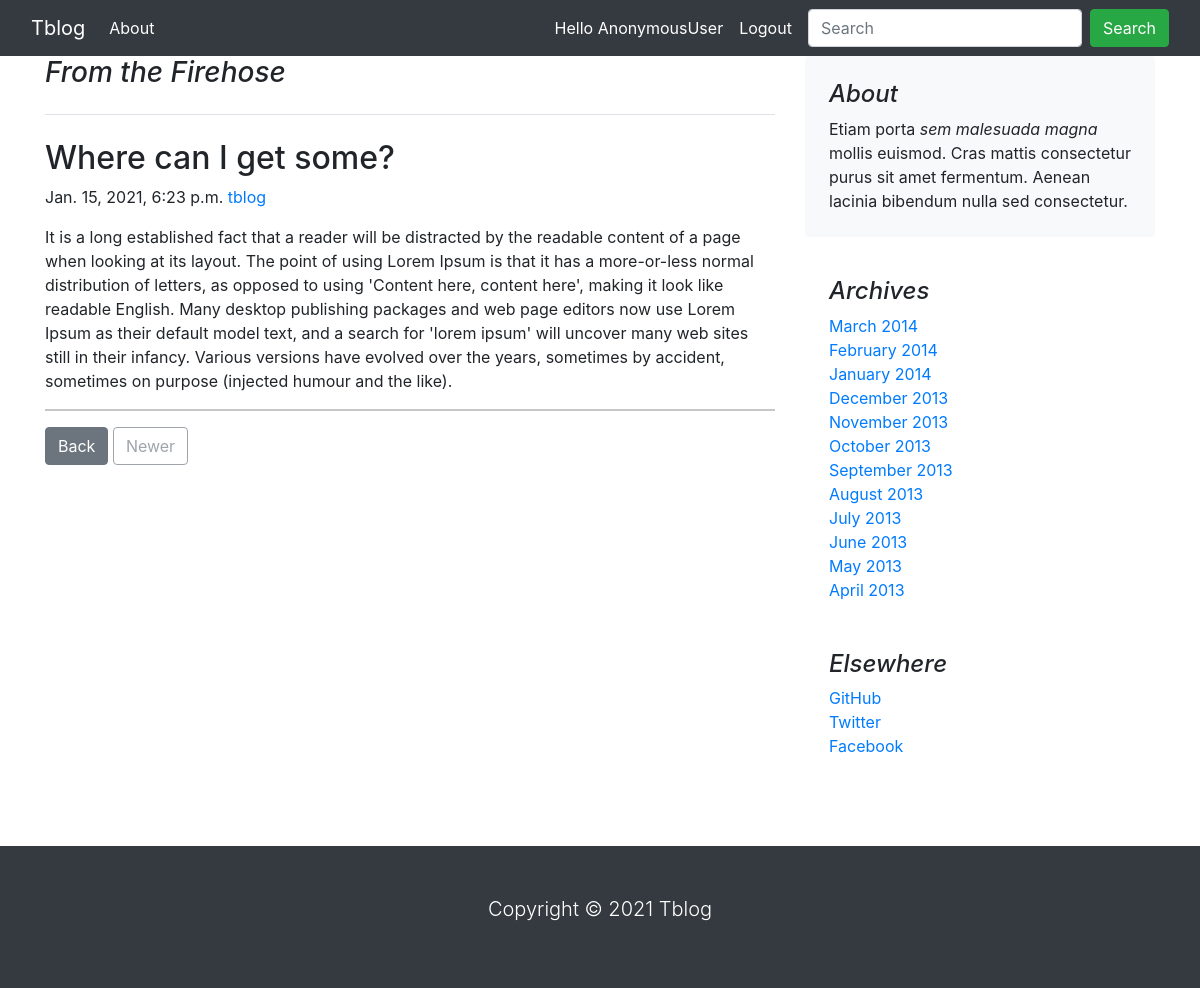
The app's page /travel/where-can-i-get-some with its own data.
### blog/models.py (models this page shows, shortened)
class Post(models.Model):
    title = models.CharField(max_length=150, unique=True)
    slug = models.SlugField(max_length=150, unique=True)
    description = models.TextField()
    publish_date = models.DateTimeField(auto_now_add=True)
    category = models.ForeignKey(Category, on_delete=models.CASCADE)
    author = models.ForeignKey(User, on_delete=models.CASCADE)
    class Meta:
        ordering = ['title']

### blog/views.py (the view)
# urls.py: path('<slug:category_slug>/<slug:post_slug>', views.article_detail, name='post_detail'),
def article_detail(request, category_slug, post_slug):
    try:
        post_detail = Post.objects.get(category__slug=category_slug, slug=post_slug)
    except Exception as e:
        raise e
    return render(request, 'blog/detail_view.html', {'post_detail': post_detail})

### blog/context_processors.py (called while the page is built)
def menu_links(request):
    links = Category.objects.all()
    return dict(links=links)

### blog/templates/blog/detail_view.html (shortened to what this page needs)
{% extends 'base.html' %}
{% block content %}
<main class="container">
    <div class="row">
        <div class="col-md-8">
            <h3 class="pb-4 mb-4 font-italic border-bottom">
                From the Firehose
            </h3>
            <article class="blog-post">
                <h2 class="blog-post-title">{{post_detail.title}}</h2>
                <p class="blog-post-meta">{{post_detail.publish_date}} <a href="#">{{post_detail.author}}</a></p>
                <p>{{post_detail.description }}</p>
                <hr>
            </article>
            <nav class="blog-pagination" aria-label="Pagination">
                <a class="btn btn-secondary" href="{% url 'home' %}">Back</a>
                <a class="btn btn-outline-secondary disabled" href="#" tabindex="-1" aria-disabled="true">Newer</a>
            </nav>
        </div>
        <div class="col-md-4">
            <div class="p-4 mb-3 bg-light rounded">
                <h4 class="font-italic">About</h4>
                <p class="mb-0">Etiam porta <em>sem malesuada magna</em> mollis euismod. Cras mattis consectetur purus
                    sit amet fermentum. Aenean lacinia bibendum nulla sed consectetur.</p>
            </div>
            <div class="p-4">
                <h4 class="font-italic">Archives</h4>
                <ol class="list-unstyled mb-0">
                    <li><a href="#">March 2014</a></li>
                    <li><a href="#">February 2014</a></li>
                    <li><a href="#">January 2014</a></li>
                    <li><a href="#">December 2013</a></li>
                    <li><a href="#">November 2013</a></li>
                    <li><a href="#">October 2013</a></li>
                    <li><a href="#">September 2013</a></li>
                    <li><a href="#">August 2013</a></li>
                    <li><a href="#">July 2013</a></li>
                    <li><a href="#">June 2013</a></li>
                    <li><a href="#">May 2013</a></li>
                    <li><a href="#">April 2013</a></li>
                </ol>
            </div>
            <div class="p-4">
                <h4 class="font-italic">Elsewhere</h4>
                <ol class="list-unstyled">
                    <li><a href="#">GitHub</a></li>
                    <li><a href="#">Twitter</a></li>
                    <li><a href="#">Facebook</a></li>
                </ol>
            </div>
        </div>
    </div>
</main>
{% endblock %}

### records on screen
Post: title "Where can I get some?", publish_date "Jan. 15, 2021, 6:23 p.m.", author "tblog", description "It is a long established fact that a reader will be distracted by the readable content of a page when looking at its layout. The point of using Lorem Ipsum is that it has a more-or-less normal distribution of letters, as opposed to using 'Content here, content here', making it look like readable English. Many desktop publishing packages and web page editors now use Lorem Ipsum as their default model text, and a search for 'lorem ipsum' will uncover many web sites still in their infancy. Various versions have evolved over the years, sometimes by accident, sometimes on purpose (injected humour and the like)."

### other values on screen
{{ request.user }} "AnonymousUser"
